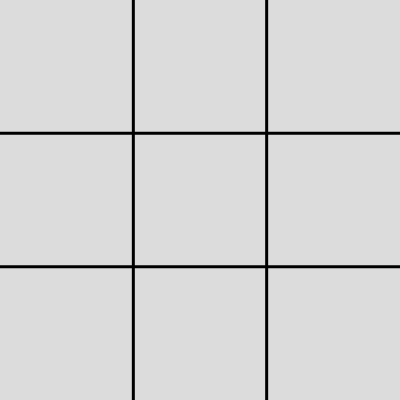
Frame 1 (no input)
Frame 60 (no input): identical to frame 1, image omitted
Frame 120 (the mouse pressed at the canvas centre since frame 60): identical to frame 1, image omitted

The p5.js sketch that drew this single still picture (run headless with seeded random() and noise() and a simulated clock; from frame 60 on, the mouse is pressed at the canvas centre):

// p5.js sketch
// ── sketch.js
function setup() {
    createCanvas(400, 400);
    gridSize = 3;
  
    grid = createGrid(gridSize);
    caseWidth = width / gridSize;
    caseHeight = height / gridSize;
    noFill();
    strokeWeight(3);
    
    players = ['X', 'O'];
    currentPlayer = 1;
    console.log('Number of players : ', players.length);
    
    par = createP('');
    humanPlayers = [1];
  
    // frameRate(1);
  }
  
  function draw() {
    background(220);
    strokeWeight(3);
    drawGrid(gridSize);
  
    available = [];

    if(humanPlayers.includes(currentPlayer)) {
        par.html("Human's turn to play with " + players[currentPlayer])
    } else {
        par.html("AI's turn to play with " + players[currentPlayer])
    }


    for (let i = 0; i < gridSize; i++) {
      for (let j = 0; j < gridSize; j++) {
        let pos = {};
        pos.x = i;
        pos.y = j;
  
        if (grid[j][i] == '') {
          available.push(pos);
        } else if (grid[j][i] == 'O') {
          drawO(pos);
        } else if (grid[j][i] == 'X') {
          drawX(pos);
        }
  
      }
    }
  
    winner = null;
    winner = checkWinner(grid);
    if (available.length === 0 || winner) {
      par.html("End of game");
      createP('The winner is : ' + winner);
      noLoop();
    } else {
      // if (currentPlayer === humanPlayer) {
      //  humanPlay(currentPlayer); 
      // } 
      let useless = (humanPlayers.includes(currentPlayer)) ? null : aiPlay(currentPlayer);
    }
  
  }
// ── minimax.js

scores = {
    'X': 1,
    'O': -1,
    'Tie': 0
}


function minimax(aGrid, isMaxPlayer) {
    winner = checkWinner(aGrid);
    if (winner != null) {
        console.log('The winner is ' + winner);
        return scores[winner];
    }

    if (isMaxPlayer) {
        maxEval = -Infinity;
        for (let j = 0; j < gridSize; j++) {
            for (let i = 0; i < gridSize; i++) {
                if (aGrid[i][j] == '') {
                    aGrid[i][j] = 'X';
                    maxEval = max([maxEval, minimax(aGrid, false)]);
                    aGrid[i][j] = '';
                    // console.log('MaxEval value : ' + maxEval);
                }
            }
        }
        return maxEval;
    } else {
        minEval = Infinity;
        for (let j = 0; j < gridSize; j++) {
            for (let i = 0; i < gridSize; i++) {
                if (aGrid[i][j] == '') {
                    aGrid[i][j] = 'O';
                    minEval = min([minEval, minimax(aGrid, true)]);
                    aGrid[i][j] = '';
                    // console.log('MaxEval value : ' + minEval);
                }

            }
        }
        return minEval;
    }
}

function bestMove(aGrid) {
    let move = {};
    let bestScore = -Infinity;
    for (let j = 0; j < gridSize; j++) {
        for (let i = 0; i < gridSize; i++) {
            if (aGrid[i][j] == '') {
                aGrid[i][j] = 'X';
                score = minimax(aGrid, true)
                if (score > bestScore) {
                    bestScore = score;
                    move.y = i;
                    move.x = j;
                }                
            }
        }
    }

    return move;
    
}
// ── tictactoe.js

// 
function mouseClicked() {
    if (humanPlayers.includes(currentPlayer)) {
        let pos = getGridPosition(mouseX, mouseY);
        if (grid[pos.y][pos.x] == '') {
            grid[pos.y][pos.x] = players[currentPlayer];
            currentPlayer = nextPlayer(currentPlayer);
        }
    }

}


function getGridPosition(x, y) {
    let pos = {};
    // get x
    for (let i = 0; i < gridSize; i++) {
        if (caseWidth * i <= x && x < caseWidth * (i + 1)) {
            pos.x = i;
        }
        if (caseWidth * i <= y && y < caseWidth * (i + 1)) {
            pos.y = i;
        }
    }
    return pos
}

function aiPlay(player) {
    let pos = random(available);
    // let pos = bestMove(grid);
    // console.log('Minimax value for AI : ' + minimax(grid, false));
    // console.log('Next Best Move : ' + bestMove(grid).x + ', ' + bestMove(grid).y)
    grid[pos.y][pos.x] = players[player];
    currentPlayer = nextPlayer(currentPlayer);
}



function nextPlayer(currentPlayer) {
    if (players.length > currentPlayer + 1) {
        return ++currentPlayer;
    } else {
        return 0;
    }

}

function checkWinner(aGrid) {
    let winner = null;
    if (available.length == 0) {
        return 'Tie'
    }
    //horizontal
    for (let i = 0; i < gridSize; i++) {
        for (let j = 0; j < gridSize; j++) {

            if (aGrid[i][j] != aGrid[i][0]) {
                winner = null;
                break;
            } else if (j == gridSize - 1 && aGrid[i][0] != '') {
                winner = aGrid[i][0];
                strokeWeight(10);
                line(0, caseHeight / 2 + caseHeight * i,
                    width, caseHeight / 2 + caseHeight * i);
                return winner;
            }

        }
    }


    //vertical
    for (let j = 0; j < gridSize; j++) {
        for (let i = 0; i < gridSize; i++) {

            if (aGrid[i][j] != aGrid[0][j]) {
                winner = null;
                break;
            } else if (i == gridSize - 1 && aGrid[0][j] != "") {
                winner = aGrid[0][j];
                strokeWeight(10);
                line(caseWidth / 2 + caseHeight * j, 0,
                    caseWidth / 2 + caseWidth * j, height);
                return winner;
            }

        }
    }


    //diagonal 1
    for (let i = 0; i < gridSize; i++) {

        if (aGrid[i][i] != aGrid[0][0]) {
            winner = null;
            break;
        } else if (i == gridSize - 1 && aGrid[0][0] != '') {
            winner = aGrid[0][0];
            strokeWeight(10);
            line(0, 0, width, height);
            return winner;
        }

    }

    //diagonal 2
    for (let i = 0; i < gridSize; i++) {

        if (aGrid[i][gridSize - i - 1] != aGrid[0][gridSize - 1]) {
            winner = null;
            break;
        } else if (i == gridSize - 1 && aGrid[0][gridSize - 1] != '') {
            winner = aGrid[0][gridSize - 1];
            strokeWeight(10);
            line(width, 0, 0, height)
            return winner;
        }

    }

    return null;


}

function drawX(pos) {
    line(caseWidth / 4 + caseWidth * pos.x, caseHeight / 4 + caseHeight * pos.y,
        3 * caseWidth / 4 + caseWidth * pos.x, 3 * caseHeight / 4 + caseHeight * pos.y);

    line(3 * caseWidth / 4 + caseWidth * pos.x, caseHeight / 4 + caseHeight * pos.y,
        caseWidth / 4 + caseWidth * pos.x, 3 * caseHeight / 4 + caseHeight * pos.y);

}

function drawO(pos) {
    circle(caseWidth / 2 + caseWidth * pos.x, caseHeight / 2 + caseHeight * pos.y, caseHeight / 2);
}

function drawGrid(gridSize) {
    for (let i = 1; i < gridSize; i++) {
        line(i * width / gridSize, 0, i * width / gridSize, height);
        line(0, i * height / gridSize, width, i * height / gridSize);
    }
}

function createGrid(gridSize) {
    let grid = new Array(gridSize);
    for (let i = 0; i < gridSize; i++) {
        grid[i] = new Array(gridSize);
        for (let j = 0; j < gridSize; j++) {
            grid[i][j] = '';
        }
    }
    return grid;
}
